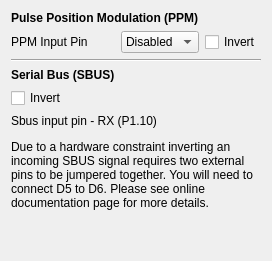
               <widget class="QWidget" name="tabPPMin">
                <attribute name="title">
                 <string>Input</string>
                </attribute>
                <layout class="QGridLayout" name="gridLayout_10">
                 <item row="6" column="0">
                  <spacer name="verticalSpacer_3">
                   <property name="orientation">
                    <enum>Qt::Vertical</enum>
                   </property>
                   <property name="sizeHint" stdset="0">
                    <size>
                     <width>20</width>
                     <height>40</height>
                    </size>
                   </property>
                  </spacer>
                 </item>
                 <item row="4" column="0">
                  <widget class="QCheckBox" name="chkSbusInInv">
                   <property name="text">
                    <string>Invert</string>
                   </property>
                  </widget>
                 </item>
                 <item row="1" column="2">
                  <widget class="QCheckBox" name="chkInvertedPPMIn">
                   <property name="enabled">
                    <bool>true</bool>
                   </property>
                   <property name="toolTip">
                    <string>Check PPMin under diagnostics to see current channel data</string>
                   </property>
                   <property name="text">
                    <string>Invert</string>
                   </property>
                  </widget>
                 </item>
                 <item row="1" column="0">
                  <widget class="QLabel" name="label_14">
                   <property name="text">
                    <string>PPM Input Pin</string>
                   </property>
                  </widget>
                 </item>
                 <item row="1" column="1">
                  <widget class="QComboBox" name="cmbPpmInPin">
                   <property name="enabled">
                    <bool>true</bool>
                   </property>
                   <property name="toolTip">
                    <string>Check PPMin under diagnostics to see current channel data</string>
                   </property>
                   <property name="currentText">
                    <string>Disabled</string>
                   </property>
                   <property name="currentIndex">
                    <number>0</number>
                   </property>
                   <item>
                    <property name="text">
                     <string>Disabled</string>
                    </property>
                   </item>
                   <item>
                    <property name="text">
                     <string>D2</string>
                    </property>
                   </item>
                   <item>
                    <property name="text">
                     <string>D3</string>
                    </property>
                   </item>
                   <item>
                    <property name="text">
                     <string>D4</string>
                    </property>
                   </item>
                   <item>
                    <property name="text">
                     <string>D5</string>
                    </property>
                   </item>
                   <item>
                    <property name="text">
                     <string>D6</string>
                    </property>
                   </item>
                   <item>
                    <property name="text">
                     <string>D7</string>
                    </property>
                   </item>
                   <item>
                    <property name="text">
                     <string>D8</string>
                    </property>
                   </item>
                   <item>
                    <property name="text">
                     <string>D9</string>
                    </property>
                   </item>
                   <item>
                    <property name="text">
                     <string>D10</string>
                    </property>
                   </item>
                   <item>
                    <property name="text">
                     <string>D11</string>
                    </property>
                   </item>
                   <item>
                    <property name="text">
                     <string>D12</string>
                    </property>
                   </item>
                   <item>
                    <property name="text">
                     <string>D13</string>
                    </property>
                   </item>
                  </widget>
                 </item>
                 <item row="0" column="0" colspan="3">
                  <widget class="QLabel" name="label_52">
                   <property name="text">
                    <string>&lt;html&gt;&lt;head/&gt;&lt;body&gt;&lt;p&gt;&lt;span style=&quot; font-weight:600;&quot;&gt;Pulse Position Modulation (PPM)&lt;/span&gt;&lt;/p&gt;&lt;/body&gt;&lt;/html&gt;</string>
                   </property>
                  </widget>
                 </item>
                 <item row="3" column="0">
                  <widget class="QLabel" name="label_53">
                   <property name="text">
                    <string>&lt;html&gt;&lt;head/&gt;&lt;body&gt;&lt;p&gt;&lt;span style=&quot; font-weight:600;&quot;&gt;Serial Bus (SBUS)&lt;/span&gt;&lt;/p&gt;&lt;/body&gt;&lt;/html&gt;</string>
                   </property>
                  </widget>
                 </item>
                 <item row="2" column="0" colspan="3">
                  <widget class="Line" name="line_3">
                   <property name="orientation">
                    <enum>Qt::Horizontal</enum>
                   </property>
                  </widget>
                 </item>
                 <item row="5" column="0" colspan="3">
                  <widget class="QLabel" name="label_54">
                   <property name="text">
                    <string>&lt;html&gt;&lt;head/&gt;&lt;body&gt;&lt;p&gt;Sbus input pin - RX (P1.10)&lt;/p&gt;&lt;p&gt;Due to a hardware constraint inverting an incoming SBUS signal requires two external pins to be jumpered together. You will need to connect D5 to D6. Please see online documentation page for more details.&lt;/p&gt;&lt;/body&gt;&lt;/html&gt;</string>
                   </property>
                   <property name="alignment">
                    <set>Qt::AlignLeading|Qt::AlignLeft|Qt::AlignTop</set>
                   </property>
                   <property name="wordWrap">
                    <bool>true</bool>
                   </property>
                  </widget>
                 </item>
                </layout>
               </widget>
